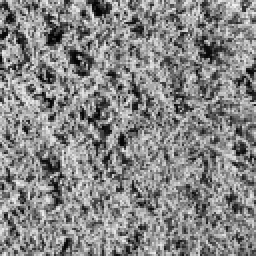
#> input picture 3A/TP_Image/imagesTP/Leaves0012GP.png, 128 x 128 px, found by its file name (shown 2 times larger)
$ python TPFourier.py
#> lines starting #> are read from the running program, lines starting #| are printed output that depends on the picture
import numpy as np

from matplotlib import pyplot as plt
import cv2 as cv
from mpl_toolkits import mplot3d

def affiche_image(img):
    plt.figure()
    plt.imshow(img,cmap="gray")
    plt.colorbar()

def  atom(n,m,fx,fy):
#> called with n = 128, m = 128, fx = -0.3, fy = 0.1
    img=np.zeros((n, m))
    x = np.array(np.arange(0,m))
    y = np.arange(0,n)
    e1 = np.exp(1j*2*np.pi*fx*x)
    e2 = np.exp(1j*2*np.pi*fy*y)
    for i in range(n):
        for j in range(m):
            img[i,j] = np.real(e2[i]*np.conjugate(e1[j]))
    return img

def fourier2d(img,fe):
    #récupère les dimensions de l'image
    [height, width] = img.shape


    f = np.abs(np.fft.fftshift(np.fft.fft2(img)))
    n = width/2
    m = height/2

    #créé le figure
    plt.figure()
    #affiche l'axe à droite (l'échelle)
    ax = plt.axes(projection='3d')
    #initialise le tableau des x et des y
    x = np.arange(-n/height, n/height, float(fe/height))
    y = np.arange(-m/width,m/width, float(fe/width))
    X, Y = np.meshgrid(x, y)
    #affiche les dimensions de l'image
    print(X.shape)
    ax.plot_surface(X, Y, np.sqrt(f))
    #nome les axes
    plt.title({"Spectre - 1"})
    plt.xlabel("Fx")
    plt.ylabel("Fy")

    plt.figure()
    #affiche l'image
    plt.imshow(np.log(5*f+1),extent=[-n/height, n/height, -m/width,m/width])
    plt.colorbar()
    plt.xlabel("Fx")
    plt.ylabel("Fy")
    plt.title("Spectre - 2")


    ##Question 2
def binarisation_manuelle(seuil, image):
    largeur = len(image)
    longueur = len(image[1])

    nouvelle_image = np.zeros((largeur,longueur), dtype=int)

    for k in range(largeur):
        for i in range(longueur):
            if(image[k][i]>seuil):
                nouvelle_image[k][i] = 255
            else:
                nouvelle_image[k][i] = 0

    return nouvelle_image


if __name__ == "__main__":

    ##1.b
    f_1 = -0.3
    f_2 = 0.1
    f_e = 1

    img=atom(128,128,f_1,f_2);
    #affiche_image(img)
    #fourier2d(img,f_e)

    ##1.c
    rupt0=atom(128,128,0.05,0);
    rupt1=atom(128,128,0,0.05);
    rupt2=atom(128,128,0.05,0.05);

    # [10 lines of commented-out code are left out]
    img = cv.imread("C:/Users/louka/Desktop/Cours/TP_Image/imagesTP/Leaves0012GP.png")
#> img is the input picture: shape (128, 128, 3); min 2, max 244, mean 133.7
    img = cv.cvtColor(img,cv.COLOR_RGB2GRAY)
#> img: shape (128, 128)

    #affiche_image(img)
    #fourier2d(img,f_e)

    ##2
    img = atom(128,128,0.15,0.37);
    #affiche_image(img)
    #fourier2d(img,f_e)

    #Utilise la fonction de binarisation du précédent TP
    img_binariser = binarisation_manuelle(0.5,img)
    #affiche_image(img_binariser)
    #fourier2d(img_binariser,f_e)

    image_redimensionner = img[::2, ::2]
    affiche_image(image_redimensionner)
    fourier2d(image_redimensionner,f_e)

    plt.show()
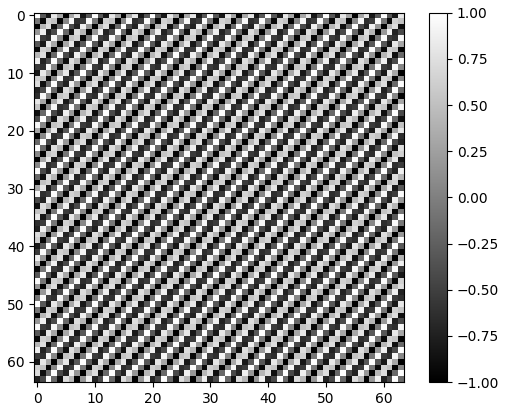
#> figure drawn by matplotlib, 2 panels
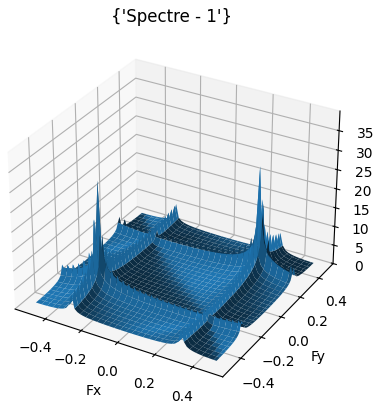
#> figure drawn by matplotlib, 1 panel
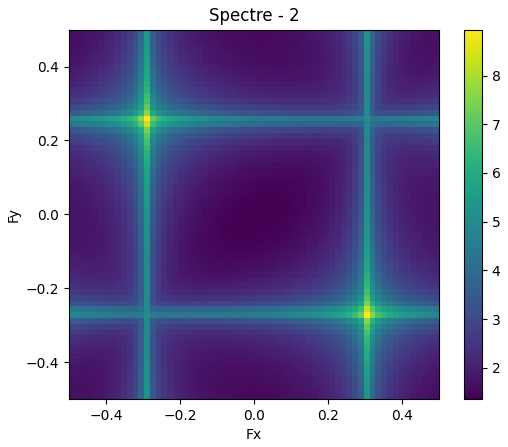
#> figure drawn by matplotlib, 2 panels
